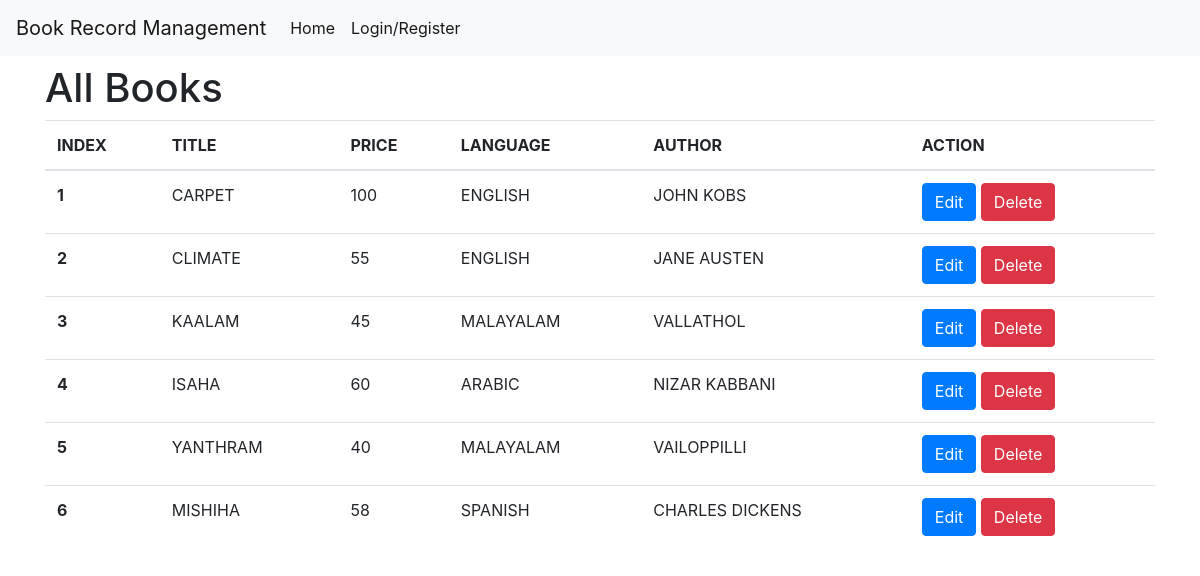
The page / on the database its author committed.
### brm/models.py (models this page shows, shortened)
class Book(models.Model):
    title=models.CharField(max_length=50)
    price=models.IntegerField()
    lang=models.CharField(max_length=100)
    author=models.CharField(max_length=100)
    date = models.DateField(auto_now_add=True)

### brm/views.py (the view)
# urls.py: path('',views.index,name="index"),
def index(request):
    books=Book.objects.all().order_by('-date')
    return render(request,"viewbook.html",{"books":books})

### templates/viewbook.html (shortened to what this page needs)
<!Doctype html>
<html lang="en">
  <head>
    <link rel="stylesheet" href="https://cdn.jsdelivr.net/npm/bootstrap@4.0.0/dist/css/bootstrap.min.css">
  </head>
  <body>
    <nav class="navbar navbar-expand-lg navbar-light bg-light">
        <a class="navbar-brand" href="/">Book Record Management</a>
        <div class="collapse navbar-collapse" id="navbarText">
          <ul class="navbar-nav mr-auto">
            <li class="nav-item active">
              <a class="nav-link" href="/">Home</a>
            </li>
              <li class="nav-item active">
                {% if not request.user.is_authenticated %}
                <a class="nav-link" href="loginandregister.html">Login/Register</a>
                {% else %}
                <a class="nav-link" href="{% url 'logout' %}">Logout</a>
                {% endif %}</li>
          </ul>
        </div>
      </nav>
     <div class="container">
          <h1 class="mt-2">All Books</h1>
          <table class="table">
            <thead>
              <tr>
                <th scope="col">INDEX</th>
                <th scope="col">TITLE</th>
                <th scope="col">PRICE</th>
                <th scope="col">LANGUAGE</th>
                <th scope="col">AUTHOR</th>
                <th scope="col">ACTION</th>
              </tr>
            </thead>
            <tbody>
                {% for i in books %}
              <tr>
                <th scope="row">{{forloop.counter}}</th>
                <td>{{i.title}}</td>
                <td>{{i.price}}</td>
                <td>{{i.lang}}</td>
                <td>{{i.author}}</td>
                <td>
                    <a href="/edit-book?bookid={{i.id}}"><button type="button" class="btn btn-primary">Edit</button></a>
                    <a href="/delete-book?bookid={{i.id}}"><button type="button" class="btn btn-danger">Delete</button></a>
                </td>
              </tr>
              {% endfor %}
            </tbody>
          </table>
     </div>
  </body>
</html>

### rows shown on the page
Book: title "CARPET", price "100", lang "ENGLISH", author "JOHN KOBS"
Book: title "CLIMATE", price "55", lang "ENGLISH", author "JANE AUSTEN"
Book: title "KAALAM", price "45", lang "MALAYALAM", author "VALLATHOL"
Book: title "ISAHA", price "60", lang "ARABIC", author "NIZAR KABBANI"
Book: title "YANTHRAM", price "40", lang "MALAYALAM", author "VAILOPPILLI"
Book: title "MISHIHA", price "58", lang "SPANISH", author "CHARLES DICKENS"
